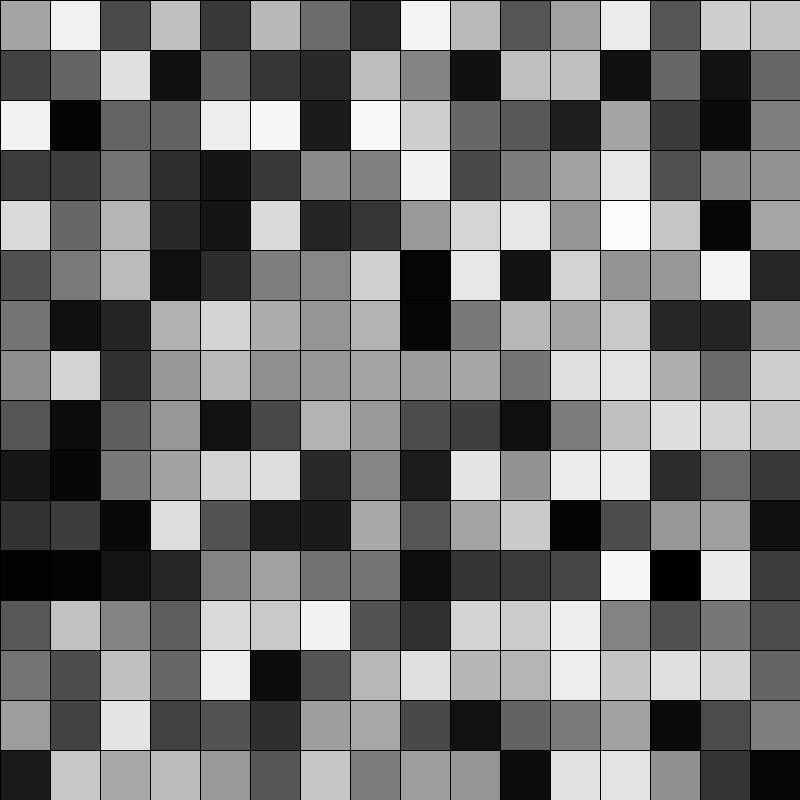
Frame 1 (no input)
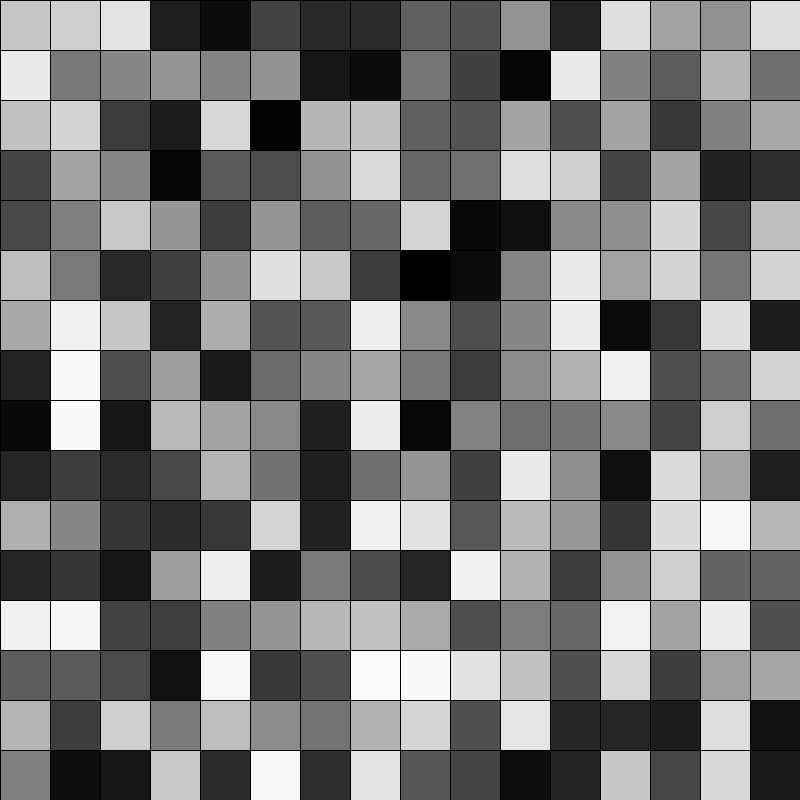
Frame 60 (the mouse pressed at the canvas centre just before this capture)
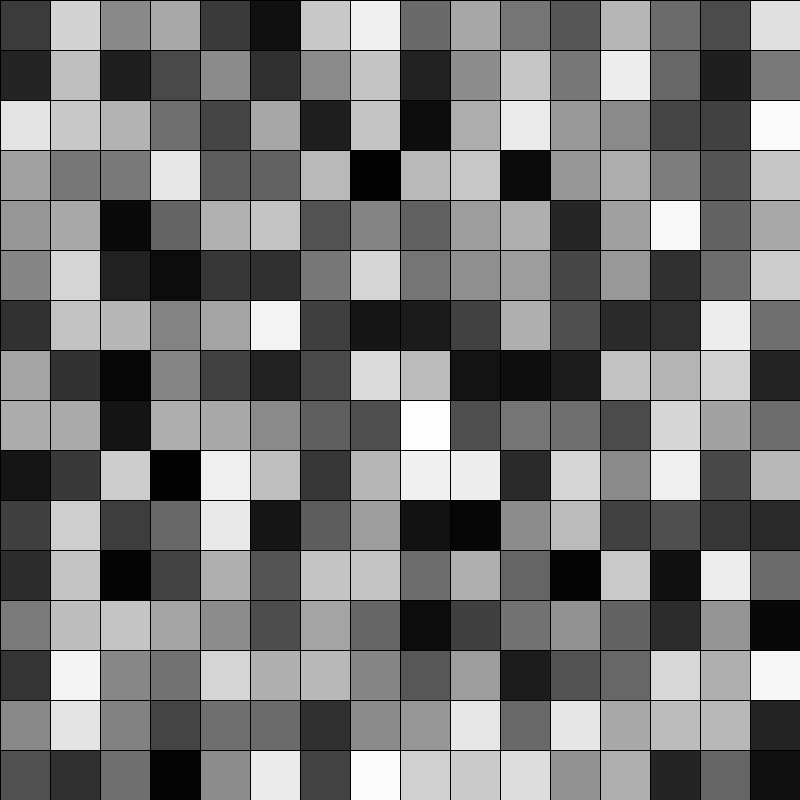
Frame 120 (the mouse held since frame 60 and released just before this capture)

The Processing sketch that drew these frames (run headless with seeded random() and noise(); from frame 60 on, the mouse is pressed at the canvas centre):

// Processing sketch: nested_forloops
// ── nested_forloops.pde
int skip = 50;
int mode;
int numModes = 4;
float diag;
boolean noStroke;

void setup() {
  size(800, 800);
  diag = sqrt(sq(width)+sq(height));
  
  println("USE TAB TO CHANGE MODES");
  println("\t0: Random.");
  println("\t1: Noise.");
  println("\t2: Distance from bottom-right corner.");
  println("\t3: Distance from mouse.");
  println("USE RIGHT/LEFT to -/+ CELLSIZE.");
  println("USE 's' to turn on/off gridlines.");
}
void draw() {
  
  if(noStroke) {
    noStroke();
  }

  for (int x = 0; x < width; x+=skip) {
    for (int y = 0; y < height; y+=skip) {
      switch(mode) {
      case 0:
        fill(random(255));
        break;
      case 1:
        fill(noise(x/float(width), y/float(height))*255);
        break;
      case 2:
        fill(255*(x*y)/(width*height));
        break;
      case 3:
        float d = dist(x, y, mouseX, mouseY);
        float f = map(d, 0, diag, 255, 0);
        fill(f);
        break;
      }
      rect(x, y, skip, skip);
    }
  }
}

void keyPressed() {
  // Turn on/off stroke
  if(key == 's') noStroke = !noStroke;
  
  switch(keyCode) {
  case TAB:
    mode++;
    mode%=numModes;
    break;
  case RIGHT:
    skip++;
    break;
  case LEFT:
    skip--;
    break;
  }
  skip = constrain(skip, 1, width);
  println("MODE", mode, "SKIP", skip);
}
